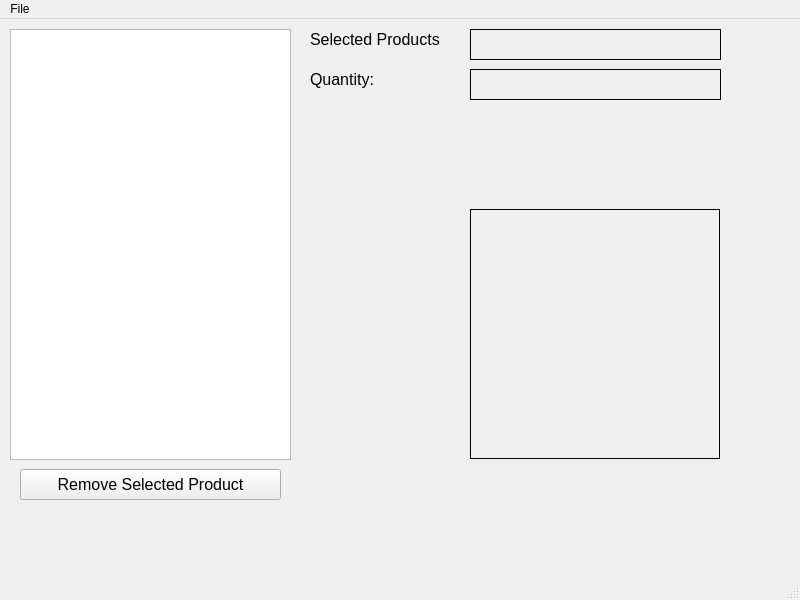
<?xml version="1.0" encoding="UTF-8"?>
<ui version="4.0">
 <class>MainWindow</class>
 <widget class="QMainWindow" name="MainWindow">
  <property name="geometry">
   <rect>
    <x>0</x>
    <y>0</y>
    <width>800</width>
    <height>600</height>
   </rect>
  </property>
  <property name="windowTitle">
   <string>Store Inventory Application</string>
  </property>
  <widget class="QWidget" name="centralwidget">
   <widget class="QListWidget" name="lstProducts">
    <property name="geometry">
     <rect>
      <x>10</x>
      <y>10</y>
      <width>281</width>
      <height>431</height>
     </rect>
    </property>
   </widget>
   <widget class="QLabel" name="label">
    <property name="geometry">
     <rect>
      <x>310</x>
      <y>10</y>
      <width>131</width>
      <height>21</height>
     </rect>
    </property>
    <property name="font">
     <font>
      <pointsize>12</pointsize>
     </font>
    </property>
    <property name="text">
     <string>Selected Products:</string>
    </property>
   </widget>
   <widget class="QLabel" name="label_2">
    <property name="geometry">
     <rect>
      <x>310</x>
      <y>50</y>
      <width>131</width>
      <height>21</height>
     </rect>
    </property>
    <property name="font">
     <font>
      <pointsize>12</pointsize>
     </font>
    </property>
    <property name="text">
     <string>Quantity:</string>
    </property>
   </widget>
   <widget class="QLabel" name="lblProductName">
    <property name="geometry">
     <rect>
      <x>470</x>
      <y>10</y>
      <width>251</width>
      <height>31</height>
     </rect>
    </property>
    <property name="font">
     <font>
      <pointsize>12</pointsize>
     </font>
    </property>
    <property name="frameShape">
     <enum>QFrame::Panel</enum>
    </property>
    <property name="text">
     <string/>
    </property>
   </widget>
   <widget class="QLabel" name="lblQuantity">
    <property name="geometry">
     <rect>
      <x>470</x>
      <y>50</y>
      <width>251</width>
      <height>31</height>
     </rect>
    </property>
    <property name="font">
     <font>
      <pointsize>12</pointsize>
     </font>
    </property>
    <property name="frameShape">
     <enum>QFrame::Panel</enum>
    </property>
    <property name="text">
     <string/>
    </property>
   </widget>
   <widget class="QLabel" name="lblImage">
    <property name="geometry">
     <rect>
      <x>470</x>
      <y>190</y>
      <width>250</width>
      <height>250</height>
     </rect>
    </property>
    <property name="frameShape">
     <enum>QFrame::Panel</enum>
    </property>
    <property name="text">
     <string/>
    </property>
   </widget>
   <widget class="QPushButton" name="btnRemove">
    <property name="geometry">
     <rect>
      <x>20</x>
      <y>450</y>
      <width>261</width>
      <height>31</height>
     </rect>
    </property>
    <property name="font">
     <font>
      <pointsize>12</pointsize>
     </font>
    </property>
    <property name="text">
     <string>Remove Selected Product</string>
    </property>
   </widget>
  </widget>
  <widget class="QMenuBar" name="menubar">
   <property name="geometry">
    <rect>
     <x>0</x>
     <y>0</y>
     <width>800</width>
     <height>21</height>
    </rect>
   </property>
   <widget class="QMenu" name="menuFile">
    <property name="title">
     <string>File</string>
    </property>
    <addaction name="menuNewProduct"/>
    <addaction name="menuEditSelectedProduct"/>
    <addaction name="menuSaveProducts"/>
    <addaction name="menuLoadProducts"/>
    <addaction name="menuExit"/>
   </widget>
   <addaction name="menuFile"/>
  </widget>
  <widget class="QStatusBar" name="statusbar"/>
  <action name="menuNewProduct">
   <property name="text">
    <string>New Product</string>
   </property>
  </action>
  <action name="menuEditSelectedProduct">
   <property name="text">
    <string>Edit Selected Product</string>
   </property>
  </action>
  <action name="menuSaveProducts">
   <property name="text">
    <string>Save Products</string>
   </property>
  </action>
  <action name="menuLoadProducts">
   <property name="text">
    <string>Load Products</string>
   </property>
  </action>
  <action name="menuExit">
   <property name="text">
    <string>Exit</string>
   </property>
  </action>
 </widget>
 <resources/>
 <connections/>
</ui>
